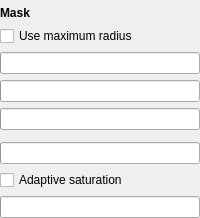
<?xml version="1.0" encoding="UTF-8"?>
<ui version="4.0">
 <class>Form</class>
 <widget class="QWidget" name="Form">
  <layout class="QVBoxLayout" name="verticalLayout">
   <property name="margin">
    <number>0</number>
   </property>
   <item>
    <widget class="ptSpotListWidget" name="SpotList" native="true"/>
   </item>
   <item>
    <widget class="QWidget" name="SpotDetailsGroup" native="true">
     <layout class="QVBoxLayout" name="verticalLayout_2">
      <property name="margin">
       <number>0</number>
      </property>
      <item>
       <widget class="QLabel" name="label">
        <property name="font">
         <font>
          <weight>75</weight>
          <bold>true</bold>
         </font>
        </property>
        <property name="text">
         <string>Mask</string>
        </property>
       </widget>
      </item>
      <item>
       <widget class="ptCheck" name="HasMaxRadius">
        <property name="text">
         <string>Use maximum radius</string>
        </property>
       </widget>
      </item>
      <item>
       <widget class="ptInput" name="MaxRadius"/>
      </item>
      <item>
       <widget class="ptInput" name="ChromaWeight"/>
      </item>
      <item>
       <widget class="ptInput" name="Threshold"/>
      </item>
      <item>
       <widget class="ptCurveWindow" name="CurveWin" native="true"/>
      </item>
      <item>
       <widget class="ptInput" name="Saturation"/>
      </item>
      <item>
       <widget class="ptCheck" name="IsAdaptiveSat">
        <property name="text">
         <string>Adaptive saturation</string>
        </property>
       </widget>
      </item>
      <item>
       <widget class="ptInput" name="ColorShift"/>
      </item>
     </layout>
    </widget>
   </item>
  </layout>
 </widget>
 <customwidgets>
  <customwidget>
   <class>ptCheck</class>
   <extends>QCheckBox</extends>
   <header>ptCheck.h</header>
  </customwidget>
  <customwidget>
   <class>ptInput</class>
   <extends>QProgressBar</extends>
   <header>ptInput.h</header>
  </customwidget>
  <customwidget>
   <class>ptCurveWindow</class>
   <extends>QWidget</extends>
   <header>ptCurveWindow.h</header>
   <container>1</container>
  </customwidget>
  <customwidget>
   <class>ptSpotListWidget</class>
   <extends>QWidget</extends>
   <header>filters/imagespot/ptSpotListWidget.h</header>
   <container>1</container>
  </customwidget>
 </customwidgets>
 <resources/>
 <connections/>
</ui>
